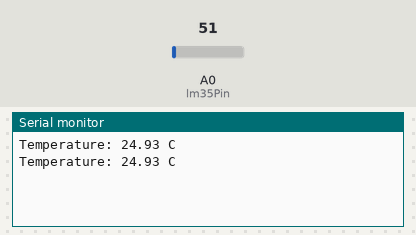
This sketch was run on a simulated Arduino Uno, built with avr-gcc and run on an emulated ATmega328P. On the bench: the last lines printed to the serial monitor. The inputs (shaded band) are chosen by the test bench; at power-on: A0 (lm35Pin) = 51.

Above: at 1.8 s.
1.9 s: A0 (lm35Pin) set to 61
At 2.8 s:
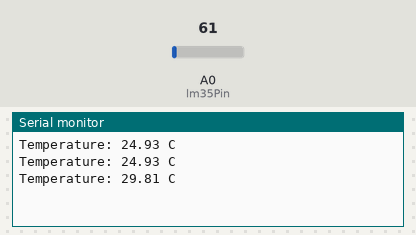
3.4 s: A0 (lm35Pin) set to 71
At 4.7 s:
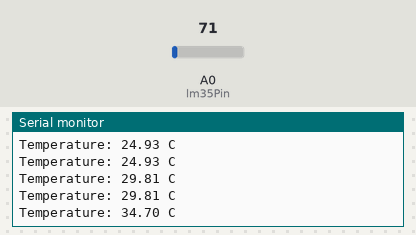
Timing chart, 0 to 6.4 s (numbered marks = the images above; inputs shaded):
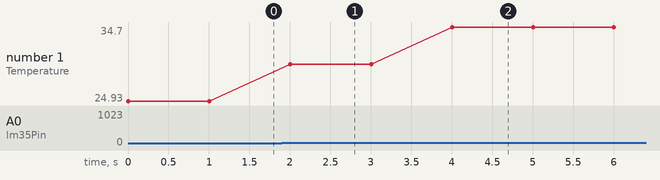

The sketch:

lm35.ino
```cpp
// define the analog input pin for the LM35 sensor
const int lm35Pin = A0;

void setup() {
  // initialize serial communication
  Serial.begin(9600);
}

void loop() {
  // read the voltage from the LM35 sensor
  float voltage = analogRead(lm35Pin) * 5.0 / 1023.0;

  // convert the voltage to temperature in Celsius
  float temperature = voltage * 100.0;

  // print the temperature to the serial monitor
  Serial.print("Temperature: ");
  Serial.print(temperature);
  Serial.println(" C");

  // wait for 1 second before reading again
  delay(1000);
}
```

Measured:
- after the input at 1.9 s, the serial monitor: prints a new line after 0.10 s (image 1)
- after the input at 3.4 s, the serial monitor: prints a new line after 0.60 s (image 2)
- plotted number 1: 24.93 → 29.81 after the input at 1.9 s, 29.81 → 34.7 after the input at 3.4 s
